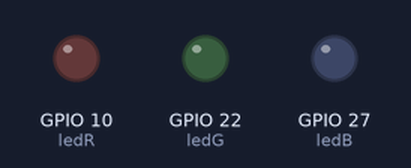
Recording of a program running on a simulated Raspberry Pi (BCM pin numbers). Parts: output pins drawn as LEDs (lit = HIGH).

Above: at 0.5 s.
At 1.5 s:
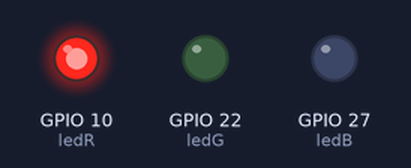
At 3.5 s:
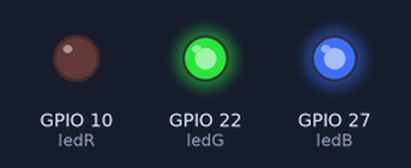
At 4.5 s:
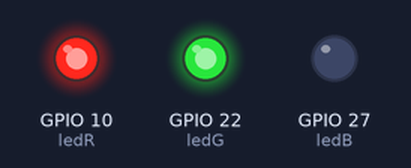
At 5.5 s:
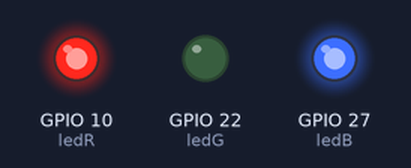
Timing chart, 0 to 6.9 s (numbered marks = the images above):
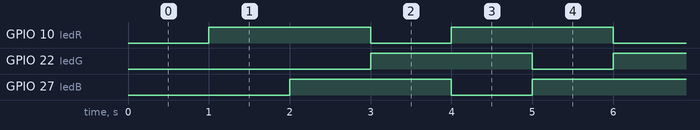

Measured:
- by itself, GPIO 10 (ledR), GPIO 22 (ledG), GPIO 27 (ledB): alternates HIGH for 2.0 s and LOW for 1.0 s

The program:

japie.py
```python
# import Raspberry Pi GPIO support into Python environment
import RPi.GPIO as GPIO
# import a sleep function from time module
from time import sleep

ledR = 10  # GPIO number where the led is connected
ledB = 27
ledG = 22

# Tell the GPIO module to use GPIO numbering used by processor
GPIO.setmode(GPIO.BCM)

# Set GPIO no 18 to output mode
GPIO.setup(ledR, GPIO.OUT)
GPIO.setup(ledB, GPIO.OUT)
GPIO.setup(ledG, GPIO.OUT)

# Blink some leds
while True:
    GPIO.output(ledR, False)
    sleep(1)  # Sleep for 1 second
    GPIO.output(ledR, True)
    GPIO.output(ledB, False)
    sleep(1)
    GPIO.output(ledB, True)
    GPIO.output(ledG, False)
    sleep(1)
    GPIO.output(ledG, True)
```
